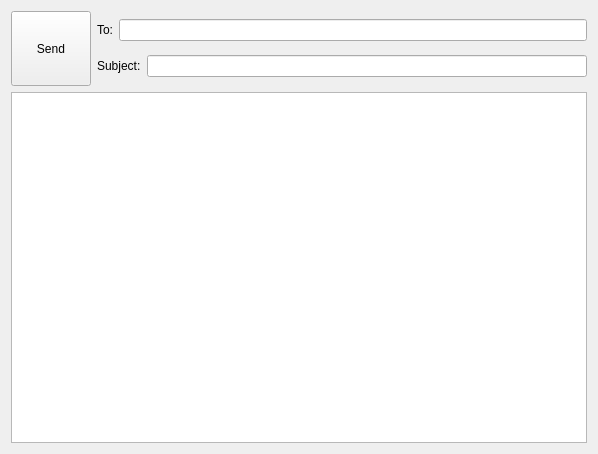
<?xml version="1.0" encoding="UTF-8"?>
<ui version="4.0">
 <class>EmailWidget</class>
 <widget class="QWidget" name="EmailWidget">
  <property name="geometry">
   <rect>
    <x>0</x>
    <y>0</y>
    <width>598</width>
    <height>454</height>
   </rect>
  </property>
  <property name="windowTitle">
   <string>Form</string>
  </property>
  <layout class="QGridLayout" name="gridLayout">
   <item row="0" column="0">
    <layout class="QVBoxLayout" name="verticalLayout_2">
     <item>
      <layout class="QHBoxLayout" name="horizontalLayout_3">
       <item>
        <widget class="QPushButton" name="sendBtn">
         <property name="minimumSize">
          <size>
           <width>0</width>
           <height>75</height>
          </size>
         </property>
         <property name="text">
          <string>Send</string>
         </property>
        </widget>
       </item>
       <item>
        <layout class="QVBoxLayout" name="verticalLayout">
         <item>
          <layout class="QHBoxLayout" name="horizontalLayout">
           <item>
            <widget class="QLabel" name="label_2">
             <property name="text">
              <string>To:</string>
             </property>
            </widget>
           </item>
           <item>
            <widget class="QLineEdit" name="toLineEdit"/>
           </item>
          </layout>
         </item>
         <item>
          <layout class="QHBoxLayout" name="horizontalLayout_2">
           <item>
            <widget class="QLabel" name="label">
             <property name="text">
              <string>Subject:</string>
             </property>
            </widget>
           </item>
           <item>
            <widget class="QLineEdit" name="subjectLineEdit"/>
           </item>
          </layout>
         </item>
        </layout>
       </item>
      </layout>
     </item>
     <item>
      <widget class="QTextEdit" name="bodyTextEdit"/>
     </item>
    </layout>
   </item>
  </layout>
 </widget>
 <resources/>
 <connections/>
</ui>
